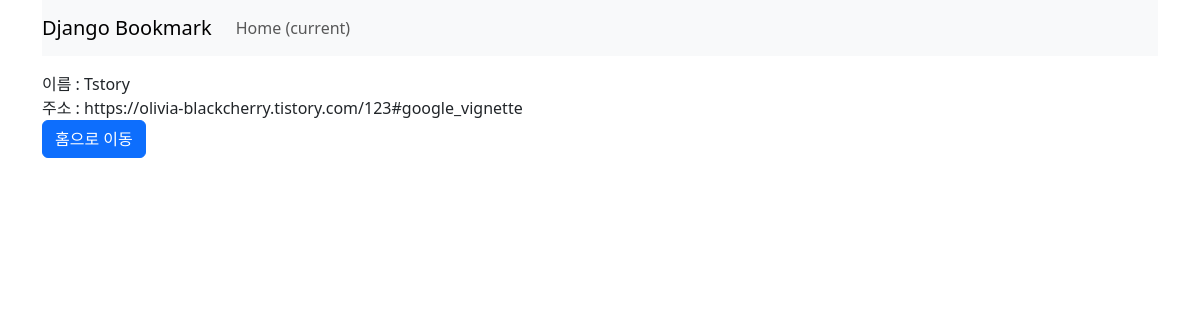
The page /bookmark/detail/12/ on the database its author committed.
### bookmark/models.py (models this page shows, shortened)
class Bookmark(models.Model):
    site_name = models.CharField(max_length=100)
    url = models.URLField('Site URL')   # 어드민 페이지에서 'Site URL' 이라고 표시

### bookmark/views.py (the view)
# urls.py: path('detail/<int:pk>/', BookmarkDetailView.as_view(), name='detail'),
class BookmarkDetailView(DetailView):
    model = Bookmark
    template_name_suffix = '_detail'

### bookmark/templates/bookmark/bookmark_detail.html (shortened to what this page needs)
{% extends 'base.html'%}
{% block content%}
    이름 : {{object.site_name}}<br/>
    주소 : {{object.url}}<br/>
    <a href="{% url 'list'%}" class="btn btn-primary">홈으로 이동</a>
{% endblock %}

### bookmark/static/style.css (style rules this page uses)
body { width:100%; }

### rows shown on the page
Bookmark: site_name "Tstory", url "https://olivia-blackcherry.tistory.com/123#google_vignette"
